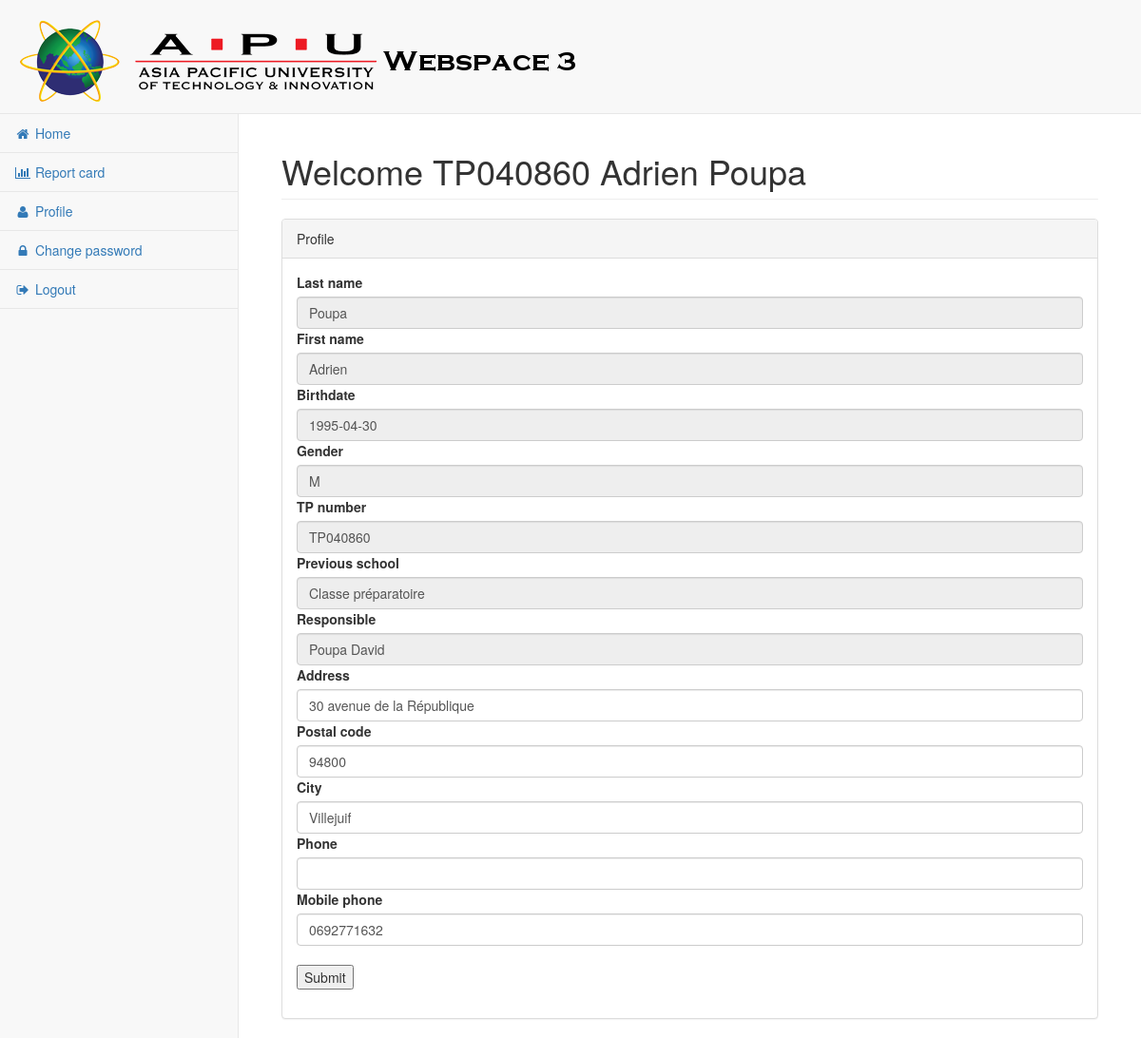
Screenshot of /profile.php (signed in) with the database file from the repository.
### tables this page shows
CREATE TABLE IF NOT EXISTS `responsible` (
  `name_responsible` varchar(255) DEFAULT NULL,
  `surname_responsible` varchar(255) DEFAULT NULL,
  `mobile_responsible` int(10) DEFAULT NULL,
  `email_responsible` varchar(255) DEFAULT NULL,
  `street_responsible` varchar(255) DEFAULT NULL,
  `cp_responsible` bigint(5) DEFAULT NULL,
  `city_responsible` varchar(255) DEFAULT NULL,
  `student_id` int(10) NOT NULL,
  `id` int(10) NOT NULL AUTO_INCREMENT,
  PRIMARY KEY (`id`)
);

CREATE TABLE IF NOT EXISTS `student` (
  `name` varchar(255) NOT NULL,
  `surname` varchar(255) DEFAULT NULL,
  `birthdate` date DEFAULT NULL,
  `gender` varchar(1) DEFAULT NULL,
  `registered` date DEFAULT NULL,
  `previous_school` varchar(255) DEFAULT NULL,
  `photo` blob,
  `street` varchar(255) DEFAULT NULL,
  `cp` int(5) DEFAULT NULL,
  `city` varchar(255) DEFAULT NULL,
  `mobile` varchar(10) DEFAULT NULL,
  `phone` varchar(255) NOT NULL,
  `student_id` int(8) NOT NULL AUTO_INCREMENT,
  `tp_number` varchar(8) NOT NULL,
  `password` text NOT NULL,
  PRIMARY KEY (`student_id`)
);

### profile.php (the view, shortened to what this page needs)
<?php
include 'include/functions.php';
if ($_SESSION['role'] == 'student') {
    $query = $db->prepare("SELECT * FROM student, responsible WHERE student.student_id = responsible.student_id AND student.student_id=:id");
    $query->bindParam(':id', $_SESSION['student_id']);
    $query->execute();
    $user = $query->fetch();
}
include 'include/head.php';
include 'include/navigation.php';
?>
    <div id="page-wrapper">
        <div class="container-fluid">
            <div class="row">
                <div class="col-lg-12">
                    <h1 class="page-header">Welcome <?php echo htmlspecialchars($_SESSION['user']) ?></h1>
                </div>
                <div class="col-lg-12">
                    <div class="panel panel-default">
                        <div class="panel-heading"> Profile </div>
                        <div class="panel-body">
                            <div class="form-group">
                                <form method="post">
                                    <label>Last name</label>
                                    <input id="disabledInput" disabled="" class="form-control" name="name" value="<?php echo htmlspecialchars($user['name']) ?>">
                                    <label>First name</label>
                                    <input id="disabledInput" disabled="" class="form-control" name="surname" value="<?php echo htmlspecialchars($user['surname']) ?>">
                                    <label>Birthdate</label>
                                    <input id="disabledInput" disabled="" class="form-control" name="birthdate" placeholder="AAAA-MM-JJ" value="<?php echo htmlspecialchars($user['birthdate']) ?>">
                                    <label>Gender</label>
                                    <input id="disabledInput" disabled="" class="form-control" name="gender" placeholder="M/F" value="<?php echo htmlspecialchars($user['gender']) ?>">
                                    <label>TP number</label>
                                    <input id="disabledInput" disabled="" class="form-control" name="tp_number" value="<?php echo htmlspecialchars($user['tp_number']) ?>">
                                    <label>Previous school</label>
                                    <input id="disabledInput" disabled="" class="form-control" name="etablissement" value="<?php echo htmlspecialchars($user['previous_school']) ?>">
                                    <label>Responsible</label>
                                    <input id="disabledInput" disabled="" class="form-control" name="address" value="<?php echo htmlspecialchars($user['name_responsible'].' '.$user['surname_responsible']) ?>">
                                    <label>Address</label>
                                    <input class="form-control" name="address" value="<?php echo htmlspecialchars($user['street']) ?>">
                                    <label>Postal code</label>
                                    <input class="form-control" name="cp" value="<?php echo htmlspecialchars($user['cp']) ?>">
                                    <label>City</label>
                                    <input class="form-control" name="city" value="<?php echo htmlspecialchars($user['city']) ?>">
                                    <label>Phone</label>
                                    <input class="form-control" name="fixe" value="<?php echo htmlspecialchars($user['phone']) ?>">
                                    <label>Mobile phone</label>
                                    <input class="form-control" name="portable" value="<?php echo htmlspecialchars($user['mobile']) ?>">
                                    <br />
                                    <input type="hidden" name="form_sent"><input type="submit">
                                </form>
                            </div>
                        </div>
                    </div>
                </div>
            </div>
        </div>
    </div>
<?php
include 'include/foot.php';

### rows the page displays
responsible: name "Poupa", surname "Adrien", birthdate "1995-04-30", gender "M", tp_number "TP040860", etablissement "Classe préparatoire", address "Poupa David", address "30 avenue de la République", cp "94800", city "Villejuif", portable "0692771632"

### other values shown
$_SESSION['user'] "TP040860 Adrien Poupa"
